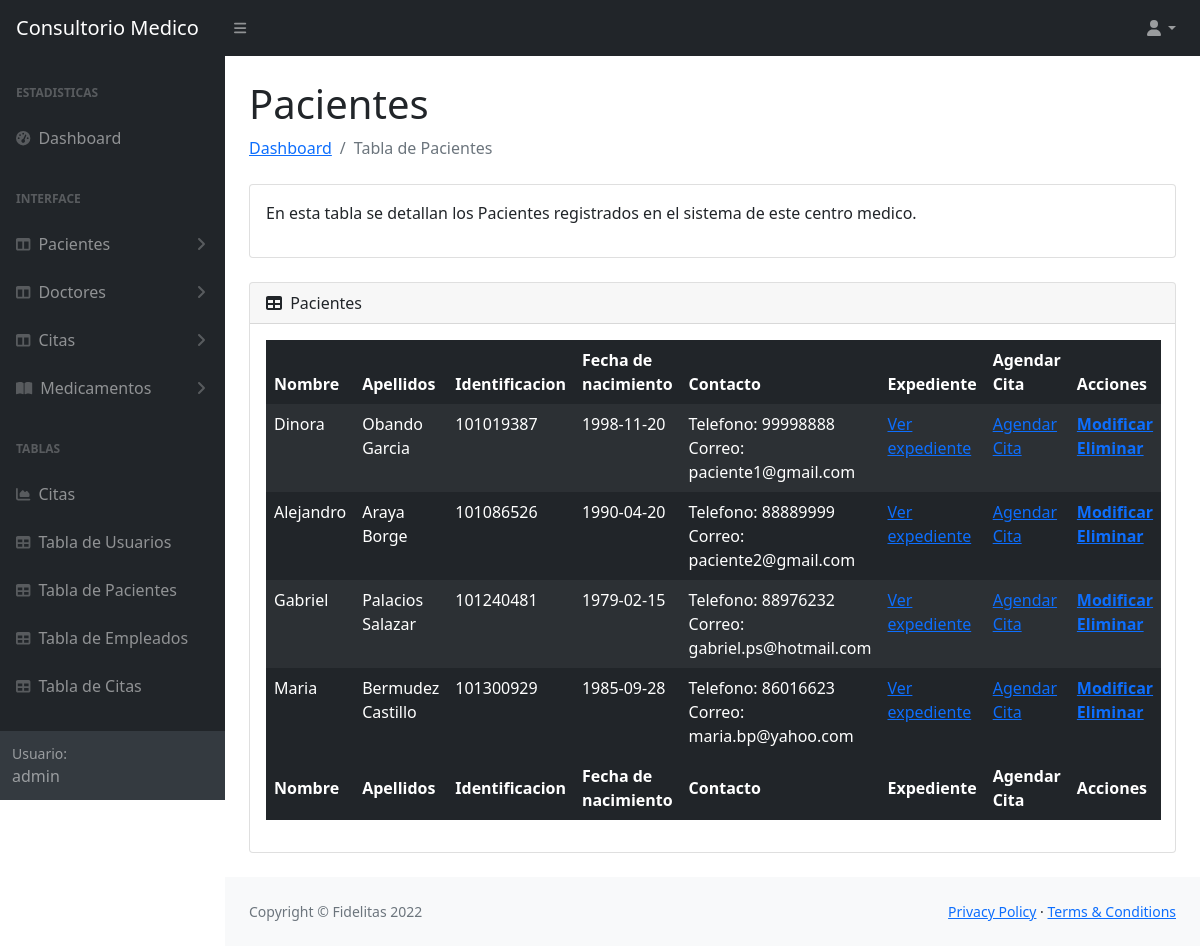
Screenshot of /tablas/tablaPacientes.php (signed in) with the database file from the repository.
### tables this page shows
CREATE TABLE `pacientes` (
  idPaciente            INT NOT NULL AUTO_INCREMENT,
  nombrePaciente        VARCHAR(45) NOT NULL,
  apellidosPaciente     VARCHAR(45) NOT NULL,
  cedulaPaciente        VARCHAR(20) NOT NULL,
  fechaNacimiento       VARCHAR(10) NOT NULL,
  telefonoPaciente      VARCHAR(20) NOT NULL,
  correoPaciente        VARCHAR(45) NOT NULL,
  expediente            INT NULL,
  PRIMARY KEY (idPaciente));

### tablas/tablaPacientes.php (the view, shortened to what this page needs)
<?php
 require '../conexion/conexion.php';
 $tipoUsuario = $_SESSION['rol'];
 $tPacientesSELECT = "SELECT idPaciente, nombrePaciente, apellidosPaciente, cedulaPaciente, fechaNacimiento, telefonoPaciente, correoPaciente
 FROM pacientes";
 $resultado = $mysqli->query($tPacientesSELECT);
?>
<!DOCTYPE html>
<html lang="en">
    <head>
        <link href="https://cdn.jsdelivr.net/npm/simple-datatables@latest/dist/style.css" rel="stylesheet" />
        <link href="../css/styles.css" rel="stylesheet" />
    </head>
    <body class="sb-nav-fixed">
        <nav class="sb-topnav navbar navbar-expand navbar-dark bg-dark">
            <a class="navbar-brand ps-3" href="../principal.php">Consultorio Medico</a>
            <button class="btn btn-link btn-sm order-1 order-lg-0 me-4 me-lg-0" id="sidebarToggle" href="#!"><i class="fas fa-bars"></i></button>
            <ul class="navbar-nav ms-auto ms-auto me-0 me-md-3 my-2 my-md-0">
                <li class="nav-item dropdown">
                    <a class="nav-link dropdown-toggle" id="navbarDropdown" href="#" role="button" data-bs-toggle="dropdown" aria-expanded="false"><i class="fas fa-user fa-fw"></i></a>
                </li>
            </ul>
        </nav>
        <div id="layoutSidenav">
            <div id="layoutSidenav_nav">
                <nav class="sb-sidenav accordion sb-sidenav-dark" id="sidenavAccordion">
                    <div class="sb-sidenav-menu">
                        <div class="nav">
                            <div class="sb-sidenav-menu-heading">Estadisticas</div>
                            <a class="nav-link" href="../principal.php">
                                <div class="sb-nav-link-icon"><i class="fas fa-tachometer-alt"></i></div>
                                Dashboard
                            </a>
                            <?php if($tipoUsuario == 1){ ?>
                            <div class="sb-sidenav-menu-heading">Interface</div>
                            <a class="nav-link collapsed" href="#" data-bs-toggle="collapse" data-bs-target="#collapsePacientes" aria-expanded="false" aria-controls="collapseLayouts">
                                <div class="sb-nav-link-icon"><i class="fas fa-columns"></i></div>
                                Pacientes
                                <div class="sb-sidenav-collapse-arrow"><i class="fas fa-angle-down"></i></div>
                            </a>
                            <a class="nav-link collapsed" href="#" data-bs-toggle="collapse" data-bs-target="#collapseDoctor" aria-expanded="false" aria-controls="collapseLayouts">
                                <div class="sb-nav-link-icon"><i class="fas fa-columns"></i></div>
                                Doctores
                                <div class="sb-sidenav-collapse-arrow"><i class="fas fa-angle-down"></i></div>
                            </a>
                            <a class="nav-link collapsed" href="#" data-bs-toggle="collapse" data-bs-target="#collapseCitas" aria-expanded="false" aria-controls="collapseLayouts">
                                <div class="sb-nav-link-icon"><i class="fas fa-columns"></i></div>
                                Citas
                                <div class="sb-sidenav-collapse-arrow"><i class="fas fa-angle-down"></i></div>
                            </a>
                            <a class="nav-link collapsed" href="#" data-bs-toggle="collapse" data-bs-target="#collapsePages" aria-expanded="false" aria-controls="collapsePages">
                                <div class="sb-nav-link-icon"><i class="fas fa-book-open"></i></div>
                                Medicamentos
                                <div class="sb-sidenav-collapse-arrow"><i class="fas fa-angle-down"></i></div>
                            </a>
                            <?php } ?>
                            <div class="sb-sidenav-menu-heading">Tablas</div>
                            <a class="nav-link" href="charts.html">
                                <div class="sb-nav-link-icon"><i class="fas fa-chart-area"></i></div>
                                Citas
                            </a>
                            <a class="nav-link" href="../tablas/tablaUsuarios.php">
                                <div class="sb-nav-link-icon"><i class="fas fa-table"></i></div>
                                Tabla de Usuarios
                            </a>
                            <a class="nav-link" href="../tablas/tablaPacientes.php">
                                <div class="sb-nav-link-icon"><i class="fas fa-table"></i></div>
                                Tabla de Pacientes
                            </a>
                            <a class="nav-link" href="../tablas/tablaEmpleados.php">
                                <div class="sb-nav-link-icon"><i class="fas fa-table"></i></div>
                                Tabla de Empleados
                            </a>
                            <a class="nav-link" href="../tablas/tablaCitas.php">
                                <div class="sb-nav-link-icon"><i class="fas fa-table"></i></div>
                                Tabla de Citas
                            </a>
                        </div>
                    </div>
                    <div class="sb-sidenav-footer">
                        <div class="small">Usuario:</div>
                        <?php echo $_SESSION['nombreUsuario'] ?>
                    </div>
                </nav>
            </div>
            <div id="layoutSidenav_content">
                <main>
                    <div class="container-fluid px-4">
                        <h1 class="mt-4">Pacientes</h1>
                        <ol class="breadcrumb mb-4">
                            <li class="breadcrumb-item"><a href="../principal.php">Dashboard</a></li>
                            <li class="breadcrumb-item active">Tabla de Pacientes</li>
                        </ol>
                        <div class="card mb-4">
                            <div class="card-body">
                               <p>En esta tabla se detallan los Pacientes registrados en el sistema de este centro medico.</p>
                            </div>
                        </div>
                        <div class="card mb-4">
                            <div class="card-header">
                                <i class="fas fa-table me-1"></i>
                                Pacientes
                            </div>
                            <div class="card-body">
                                <table id="datatablesSimple" class="table table-dark table-striped table-borderless">
                                    <thead>
                                        <tr>
                                            <th>Nombre</th>
                                            <th>Apellidos</th>
                                            <th>Identificacion</th>
                                            <th>Fecha de nacimiento</th>
                                            <th>Contacto</th>
                                            <th>Expediente</th>
                                            <th>Agendar Cita</th>
                                            <th>Acciones</th>
                                        </tr>
                                    </thead>
                                    <tfoot>
                                        <tr>
                                            <th>Nombre</th>
                                            <th>Apellidos</th>
                                            <th>Identificacion</th>
                                            <th>Fecha de nacimiento</th>
                                            <th>Contacto</th>
                                            <th>Expediente</th>
                                            <th>Agendar Cita</th>
                                            <th>Acciones</th>
                                        </tr>
                                    </tfoot>
                                    <tbody>
                                        <?php
                                            while ($row = $resultado->fetch_assoc()) { ?>
                                            <tr>
                                                <?php $idPaciente =  $row['idPaciente'];?>
                                                <td><?php echo $row['nombrePaciente']  ?></td>
                                                <td><?php echo $row['apellidosPaciente']  ?></td>
                                                <td><?php echo $row['cedulaPaciente']  ?></td>
                                                <td><?php echo $row['fechaNacimiento']  ?></td>
                                                <td><?php echo "Telefono: ".$row['telefonoPaciente']."<br>Correo: ".$row['correoPaciente']  ?></td>
                                                <td><?php echo " <a href='expediente.php?id=$idPaciente'>Ver expediente</a>" ?></td>
                                                <td><?php echo " <a href='../formularios/registrarCita.php?id=$idPaciente'>Agendar Cita</a>" ?></td>
                                                <th><?php echo "<a href='../formularios/editarPaciente.php?id=$idPaciente'>Modificar</a><br><a href='../scriptsSQL/deletePaciente.php?id=$idPaciente'>Eliminar</a>" ?></th>
                                            </tr>
                                            <?php } ?>
                                    </tbody>
                                </table>
                            </div>
                        </div>
                    </div>
                </main>
                <footer class="py-4 bg-light mt-auto">
                    <div class="container-fluid px-4">
                        <div class="d-flex align-items-center justify-content-between small">
                            <div class="text-muted">Copyright &copy; Fidelitas 2022</div>
                            <div>
                                <a href="#">Privacy Policy</a>
                                &middot;
                                <a href="#">Terms &amp; Conditions</a>
                            </div>
                        </div>
                    </div>
                </footer>
            </div>
    </body>
</html>

### rows the page displays
pacientes: nombrePaciente "Dinora", apellidosPaciente "Obando Garcia", cedulaPaciente "101019387", fechaNacimiento "1998-11-20", telefonoPaciente "99998888", correoPaciente "paciente1@gmail.com"
pacientes: nombrePaciente "Alejandro", apellidosPaciente "Araya Borge", cedulaPaciente "101086526", fechaNacimiento "1990-04-20", telefonoPaciente "88889999", correoPaciente "paciente2@gmail.com"
pacientes: nombrePaciente "Gabriel", apellidosPaciente "Palacios Salazar", cedulaPaciente "101240481", fechaNacimiento "1979-02-15", telefonoPaciente "88976232", correoPaciente "gabriel.ps@hotmail.com"
pacientes: nombrePaciente "Maria", apellidosPaciente "Bermudez Castillo", cedulaPaciente "101300929", fechaNacimiento "1985-09-28", telefonoPaciente "86016623", correoPaciente "maria.bp@yahoo.com"

### other values shown
$_SESSION['nombreUsuario'] "admin"
